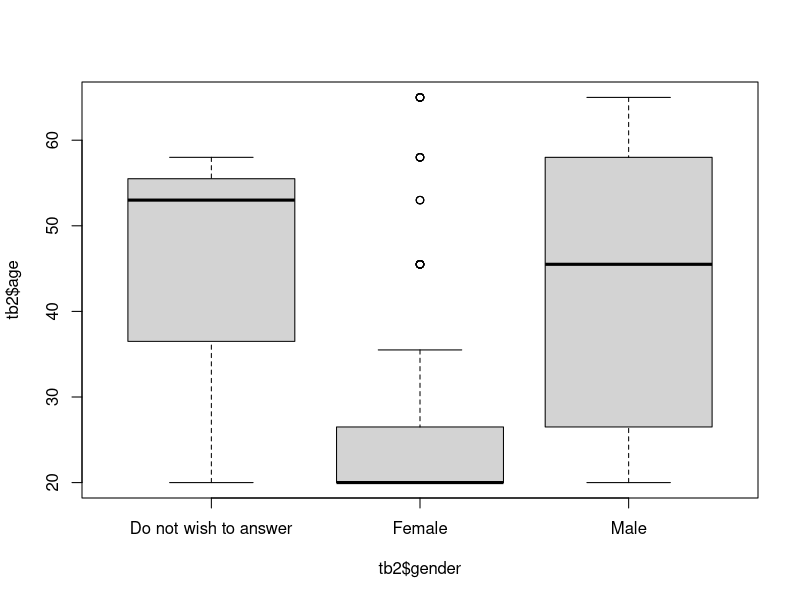
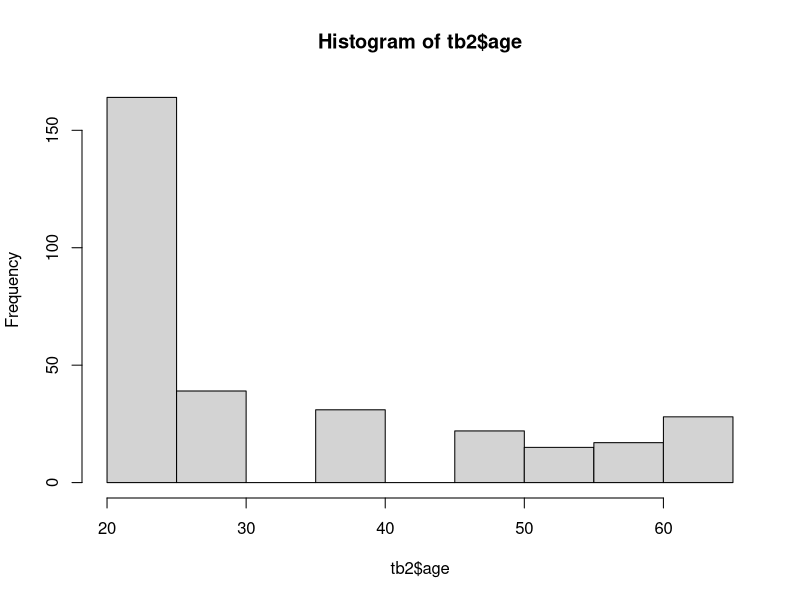
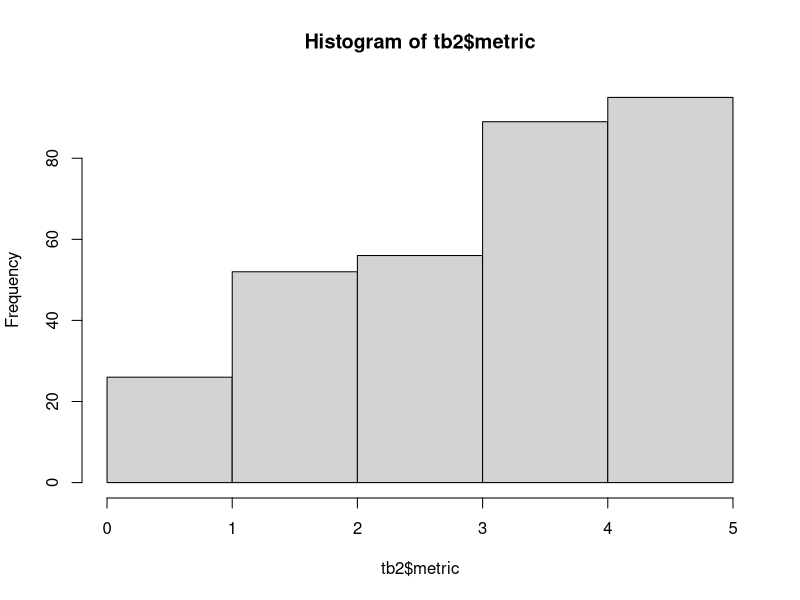
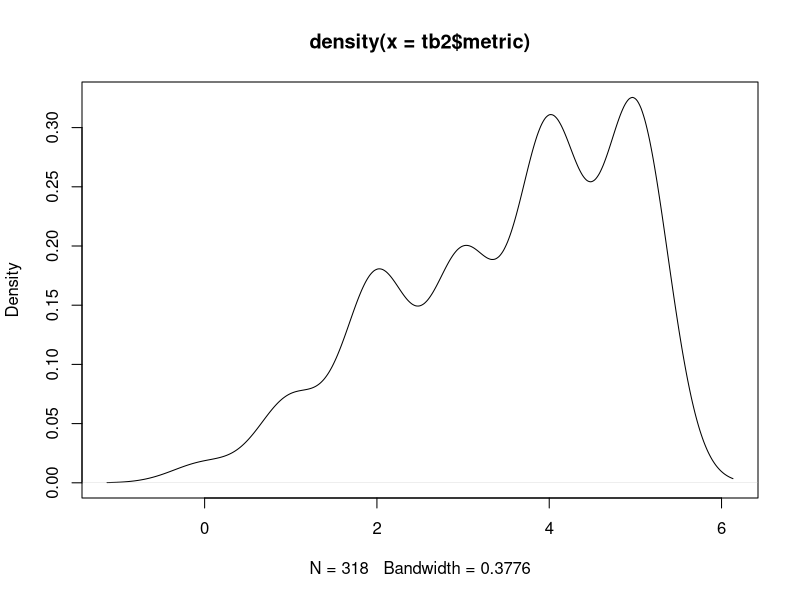
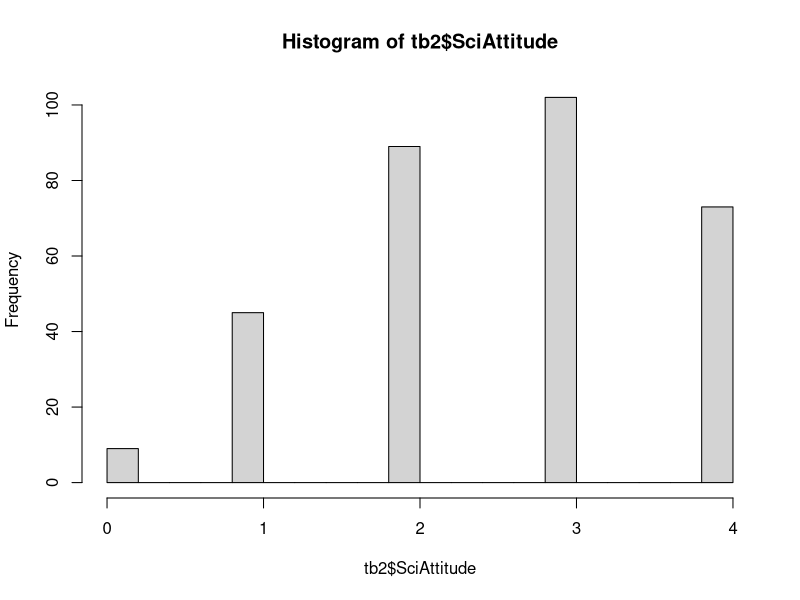
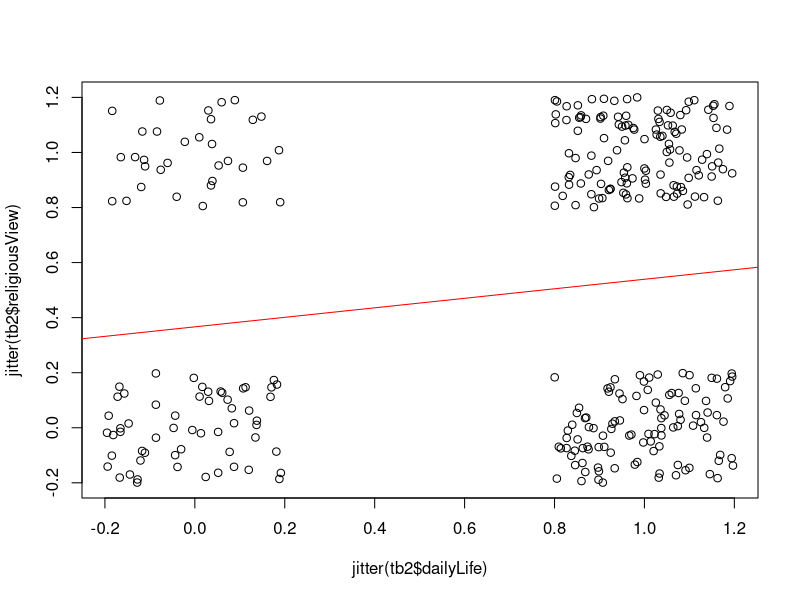
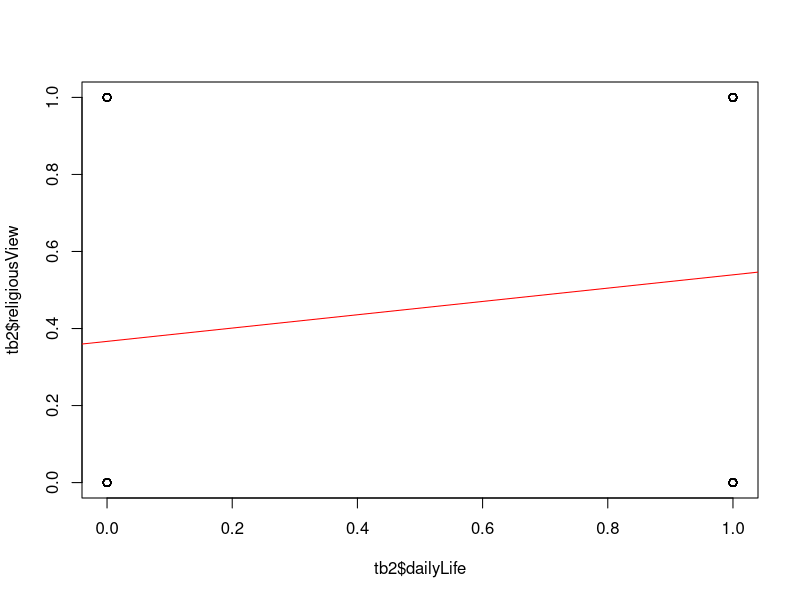
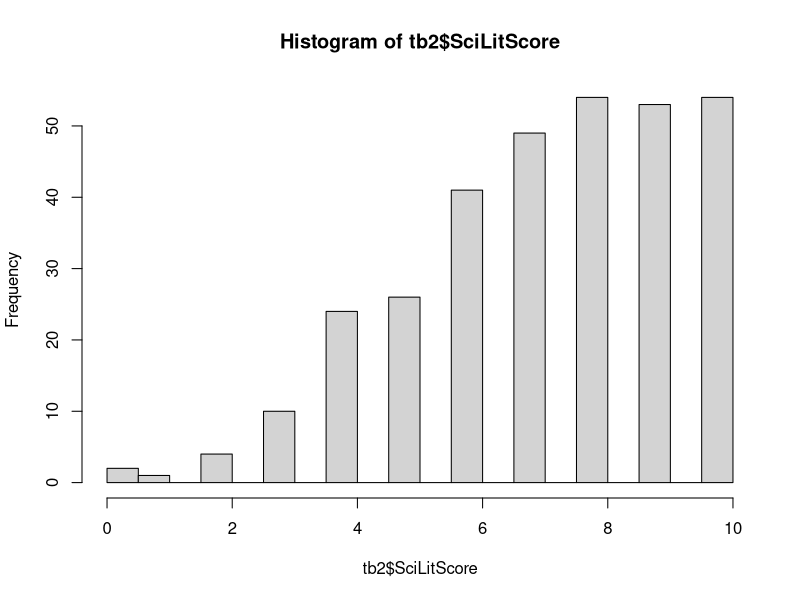

These charts were generated, in order, by the following R code:
## ---- chunk 1
rm(list=ls())
list.files()
## ---- chunk 2
# colClass specify that all columns will be treated as characters for now. 
# tb.ori = read.csv("metric_survey_data.csv", colClass=rep("character", 24))
tb.ori = read.csv("metric_survey_data.csv", stringsAsFactors = FALSE)
?str
str(tb.ori); 
tb.ori$Timestamp

tb = tb.ori  #make a copy because we will modify the table. 
## ---- chunk 3
names(tb.ori)
?names
#rename the columns with shortter names for convenience 
names(tb) = c("time","gender", "age", "degree", "country", "light", "shaq", "fossil", "kilo", "mm", 
        "food","inseam", "weather","electronCharge","earlyHuman", 
        "laser", "continents", "antibiotics", "electronSize","earthCenter",
        "religiousView","dailyLife","SciOnLife", "SciEffect")
str(tb)

## ---- chunk 4
summary(tb)
## ---- chunk 5
cbind (names(tb), substr(names(tb.ori), 1, 30))
?cbind
## ---- chunk 6
# dealing with missing values, add 'NA' to empty answers
# nested for-loops
for( i in 1:length(tb[, 1])) {  #outter for-loop, i for row, from 1 to the last row
  for( j in 5:length(tb[1, ])) {  #inner for-loop, j for column, from 5th to the last column
    # print( paste("i=", i, "j=", j) )
  }
}

#if there is empty cell, we assign a missing value 'NA' there
for( i in 1:length(tb[, 1])) {  #outter for-loop 
  for( j in 5:length(tb[1, ])) {  #inner for-loop
    if ( is.na(tb[i, j]) ) {
      # do nothing
    } else if (tb[i,j]=='') {
      tb[i,j] = NA
    } 
  }
}

table(is.na(tb$age))
## ---- chunk 7
#indexing features of R
tb[1:5, 2:3]
tb$age #what does mean? 
#tb$age[?] #try for 5th row in age

#correct some input errors
# If there is no input of 'age'
tb$age[is.na(tb$age)] = 'Do not wish to answer'
table(tb$age)
?table
# If there is no input of 'age'

tb$degree [is.na(tb$degree)] = 'Do not wish to answer'
table(tb$degree)

tb$gender[tb$gender=='']='Do not wish to answer'
table(tb$gender)

## ---- chunk 8
##### create a second table, convert character values to numerical values
tb2 = tb[ ,c(2,4,5)]  #this is the score table, empty space before comma indicate every row
head(tb2)

#calculate the average age for each category
?grep #This is not GRE prep. This is pattern match. 
# grep(pattern, x, ignore.case = FALSE, perl = FALSE, value = FALSE,
#     fixed = FALSE, useBytes = FALSE, invert = FALSE)

tb2$age = NA
tb2$age[grep("18-22", tb$age)] = 18/2 + 22/2
tb2$age[grep("23-30", tb$age)] = 23/2 + 30/2
tb2$age[grep("31-40", tb$age)] = 31/2 + 40/2
tb2$age[grep("41-50", tb$age)] = 41/2 + 50/2
tb2$age[grep("51-55", tb$age)] = 51/2 + 55/2
tb2$age[grep("56-60", tb$age)] = 56/2 + 60/2
#> grep("56-60", tb$age)
# [1]   6  12  84  88 104 112 129 130 131 132 133 156 162 163 185 216 219
tb2$age[grep("More than 60 years", tb$age)] = 65
## ---- chunk 9
table(tb$age) #table is a very useful function (command) for tabulation
table(tb2$age)
#summary(tb2$age)
## ---- chunk 10
table(tb2$age, tb2$gender)
boxplot( tb2$age ~ tb2$gender)

#histogram of age
hist(tb2$age)

## ---- chunk 11
table( tb$country )  #All the inputed 'countries'
tb2$country = 0  #for non-USA countries
tb2$country[tb$country=='United States'] = 1
table( tb2$country )

#have a look at some entries
head(tb2)

#double-check the columns
names(tb2)
## ---- chunk 12
### Here are the columns for the 3 categories
metrics = c("shaq", "kilo", "mm", "inseam", "weather")
sciLiteracy = c("light", "fossil", "food", "electronCharge", 
                "earlyHuman", "laser", "continents", "antibiotics",
                "electronSize", "earthCenter")
sciAttitude = c("religiousView", "dailyLife", "SciOnLife", "SciEffect")
## ---- chunk 13

tb2$shaq = 0
tb2$shaq[ tb$shaq=='Yes' ] = 1
tb2$shaq[ tb$shaq=='No' ] = 0
table(tb2$shaq)

tb2$kilo = 0
tb2$kilo[ tb$kilo=='1000 x' ] = 1
table(tb2$kilo)

tb2$mm=0
tb2$mm[ tb$mm==0.145 ] = 1
table(tb2$mm)
table(tb$mm)

tb2$inseam = 0
tb2$inseam[tb$inseam=="This person is short"] = 1
tb2$inseam[tb$inseam=="This person is tall"] = 0
table(tb2$inseam)

tb2$weather = 0
tb2$weather[tb$weather=="A Short sleeve shirt"] = 1
#tb2$weather[tb$weather=="A winter coat"] = 0
#tb2$weather[tb$weather=="A light jacket"] = 0
table(tb$weather)
table(tb2$weather)


## ---- chunk 14
# metrics = c("shaq", "kilo", "mm", "inseam", "weather")
# metric total score
print(paste("metrics are: ", metrics));
tb2$metric = apply( tb2[ , metrics], MARGIN=1, FUN=sum )
hist(tb2$metric, br=5 )
plot( density(tb2$metric) )

#hist(tb2$metric, br=5, probability = TRUE )
## ---- chunk 15
#sciAttitude = c("religiousView", "dailyLife", "SciOnLife", "SciEffect")
# "My religious views are more important than scientific views
tb2$religiousView = 0
tb2$religiousView[grep("No", tb$religiousView)] = 1
tb2$religiousView[grep("Yes", tb$religiousView)] = 0
table(tb2$religiousView)
table(tb$religiousView)

# "For me, in my daily life, it is not important to know about science"
tb2$dailyLife = 0
tb2$dailyLife[ tb$dailyLife=='TRUE' ] = 0
tb2$dailyLife[ tb$dailyLife=='FALSE' ] = 1
table(tb2$dailyLife)

# "Science and technology are making our lives healthiers, easiers and more comfortable."
tb2$SciOnLife = 0
tb2$SciOnLife[ tb$SciOnLife=='TRUE' ] = 1
tb2$SciOnLife[ tb$SciOnLife=='FALSE' ] = 0
table(tb2$SciOnLife)

# "The benefits of sciences are greaters than any harmful effects that it may have."
tb2$SciEffect = 0
tb2$SciEffect[ tb$SciEffect=='TRUE' ] = 1
tb2$SciEffect[ tb$SciEffect=='FALSE' ] = 0
table( tb2$SciEffect )

#sciAttitude = c("religiousView", "dailyLife", "SciOnLife", "SciEffect")
#Attitude total score
tb2$SciAttitude = apply( tb2[, sciAttitude], MARGIN=1, FUN=sum)
hist(tb2$SciAttitude, br=20)
## ---- chunk 16
m =  lm ( tb2$religiousView ~ tb2$dailyLife)
summary( m )
plot( jitter(tb2$religiousView) ~ jitter(tb2$dailyLife)) 
abline(m, col="red")
plot( tb2$religiousView  ~ tb2$dailyLife ) 
abline(m, col="red")
table(tb2$religiousView ,  tb2$dailyLife )
## ---- chunk 17
table(tb2$religiousView ,  tb2$dailyLife )
RVTable =  as.matrix( table(tb2$religiousView ,  tb2$dailyLife ) )
str(RVTable)
fisher.test(RVTable)
## ---- chunk 18
#sciLiteracy = c("light", "fossil", "food", "electronCharge", 
#                "earlyHuman", "laser", "continents", "antibiotics", "electronSize", "earthCenter")
tb2$light = 0
tb2$light[ tb$light=='TRUE' ] =1
tb2$light[ tb$light=='Wrong' ] =0
table(tb$light)
table(tb2$light)

tb2$fossil = 0
tb2$fossil[ tb$fossil=='6 million and 5 years old' ] = 0
tb2$fossil[grep('Still', tb$fossil)] = 1;
table(tb$fossil)
table(tb2$fossil)

tb2$food = 0
tb2$food[ tb$food=='Dis-agree' ] = 1
tb2$food[grep('Agree', tb$food)] = 0; 
table(tb$food)
table(tb2$food)

tb2$electronCharge = 0
tb2$electronCharge[grep('Positive', tb$electronCharge)] = 1; 
table(tb$electronCharge)
table(tb2$electronCharge)

tb2$earlyHuman = 0
tb2$earlyHuman[grep('TRUE', tb$earlyHuman)] = 0; 
tb2$earlyHuman[grep('FALSE', tb$earlyHuman)] = 1; 
table(tb$earlyHuman)
table(tb2$earlyHuman)

tb2$earlyHuman = 0
tb2$earlyHuman[grep('TRUE', tb$earlyHuman)] = 0; 
tb2$earlyHuman[grep('FALSE', tb$earlyHuman)] = 1; 
table(tb$earlyHuman)
table(tb2$earlyHuman)

tb2$laser = 0
tb2$laser[grep('TRUE', tb$laser)] = 0; 
tb2$laser[grep('FALSE', tb$laser)] = 1; 
table(tb$laser)
table(tb2$laser)

tb2$continents = 0
tb2$continents[grep('TRUE', tb$continents)] = 1; 
tb2$continents[grep('FALSE', tb$continents)] = 0; 
table(tb$continents)
table(tb2$continents)

tb2$antibiotics = 0
tb2$antibiotics[grep('TRUE', tb$antibiotics)] = 0; 
tb2$antibiotics[grep('FALSE', tb$antibiotics)] = 1; 
table(tb$antibiotics)
table(tb2$antibiotics)

tb2$electronSize = 0
tb2$electronSize[grep('True', tb$electronSize)] = 1; 
tb2$electronSize[grep('FALSE', tb$electronSize)] = 0; 
table(tb$electronSize)
table(tb2$electronSize)

tb2$earthCenter = 0
tb2$earthCenter[grep('TRUE', tb$earthCenter)] = 1; 
tb2$earthCenter[grep('FALSE', tb$earthCenter)] = 0; 
table(tb$earthCenter)
table(tb2$earthCenter)

#sciLiteracy = c("light", "fossil", "food", "electronCharge", 
#                "earlyHuman", "laser", "continents", "antibiotics", "electronSize", "earthCenter")

tb2$SciLitScore = apply( tb2[, sciLiteracy], MARGIN=1, FUN=sum ) #by row
hist(tb2$SciLitScore, br=20)
## ---- chunk 19
str(tb2)
## ---- chunk 20
tb3 = tb2[, c("gender", "age", "country", "degree", "metric", "SciAttitude", "SciLitScore")]
head(tb3)
write.csv(tb3, file = "metric-attitude-literacy.csv", row.names = FALSE, quote=TRUE)
